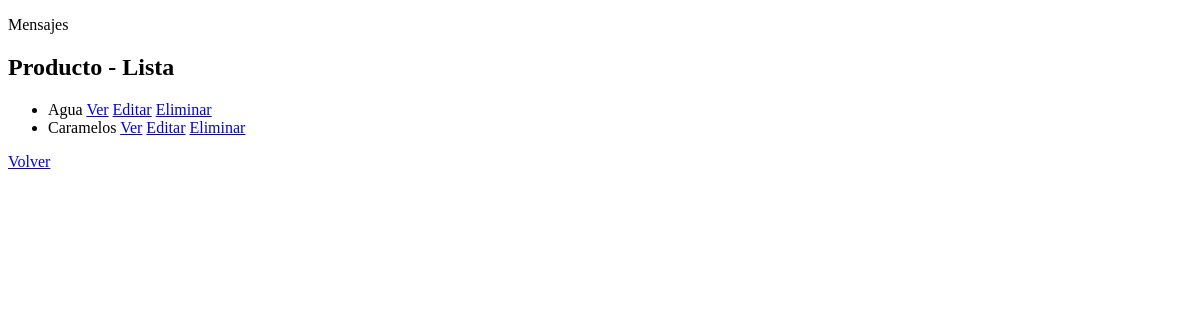
The page /producto/producto/list/ on the database as committed earlier.
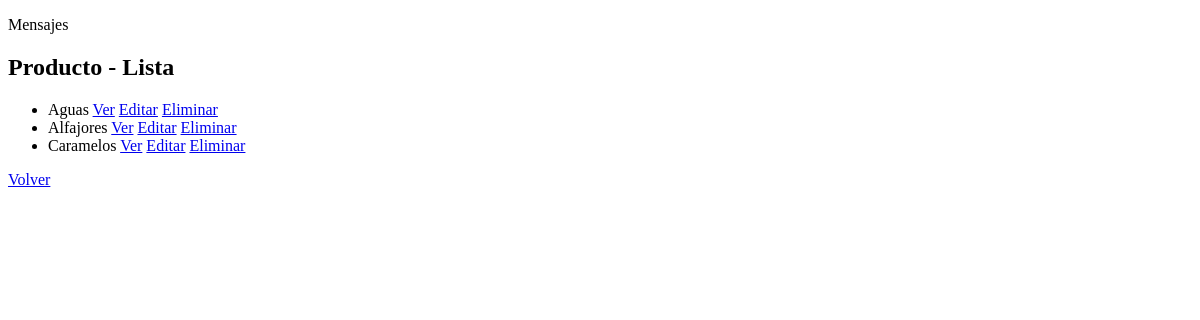
The same page on the database as committed later.
### producto/models.py (models this page shows, shortened)
class Producto(models.Model):
    categoria = models.ForeignKey(
        Categoria,
        on_delete=models.SET_NULL,
        null=True,
        blank=True,
        verbose_name="categoría",
        related_name="productos",
    )
    nombre = models.CharField(max_length=100, db_index=True)
    descripcion = models.TextField(blank=True, default="", verbose_name="descripción")
    precio = models.DecimalField(max_digits=10, decimal_places=2)
    stock = models.PositiveIntegerField(default=0)
    class Meta:
        verbose_name = "Producto"
        verbose_name_plural = "Productos"
        ordering = ("nombre",)
        constraints = (
            models.UniqueConstraint(
                fields=["categoria", "nombre"], name="unique_producto_categoria"
            ),
        )

### producto/views.py (the view)
# urls.py: path("producto/list/", views.ProductoListView.as_view(), name="producto_list"),
class ProductoListView(ListView):
    model = Producto

### producto/templates/producto/producto_list.html
{% extends 'core/base.html' %}
{% block contenido %}
    <h2>Producto - Lista</h2>
    <ul>
        {% for producto in object_list %}
            <li>
                {{ producto.nombre }}
                <a href="{% url 'producto:producto_detail' producto.id %}">Ver</a>
                <a href="{% url 'producto:producto_update' producto.id %}">Editar</a>
                <a href="{% url 'producto:producto_delete' producto.id %}">Eliminar</a>
            </li>
        {% empty %}
            <li>No hay registros.</li>
        {% endfor %}
    </ul>
    <div>
        <a href="{% url 'producto:home' %}">Volver</a>
    </div>
{% endblock contenido %}

### core/templates/core/base.html (shortened to what this page needs)
<!DOCTYPE html>
<html lang="es">
    <head>
    </head>
    <body>
        {% block mensajes %}
            {% include 'core/partials/mensajes.html' %}
        {% endblock %}
        {% block contenido %}
        {% endblock contenido %}
    </body>
</html>

### core/templates/core/partials/mensajes.html (shortened to what this page needs)
<p>Mensajes</p>

Rows that differ between the two databases and show on the page:
changed Producto: nombre "Agua" → "Aguas"
added Producto: nombre "Alfajores"
